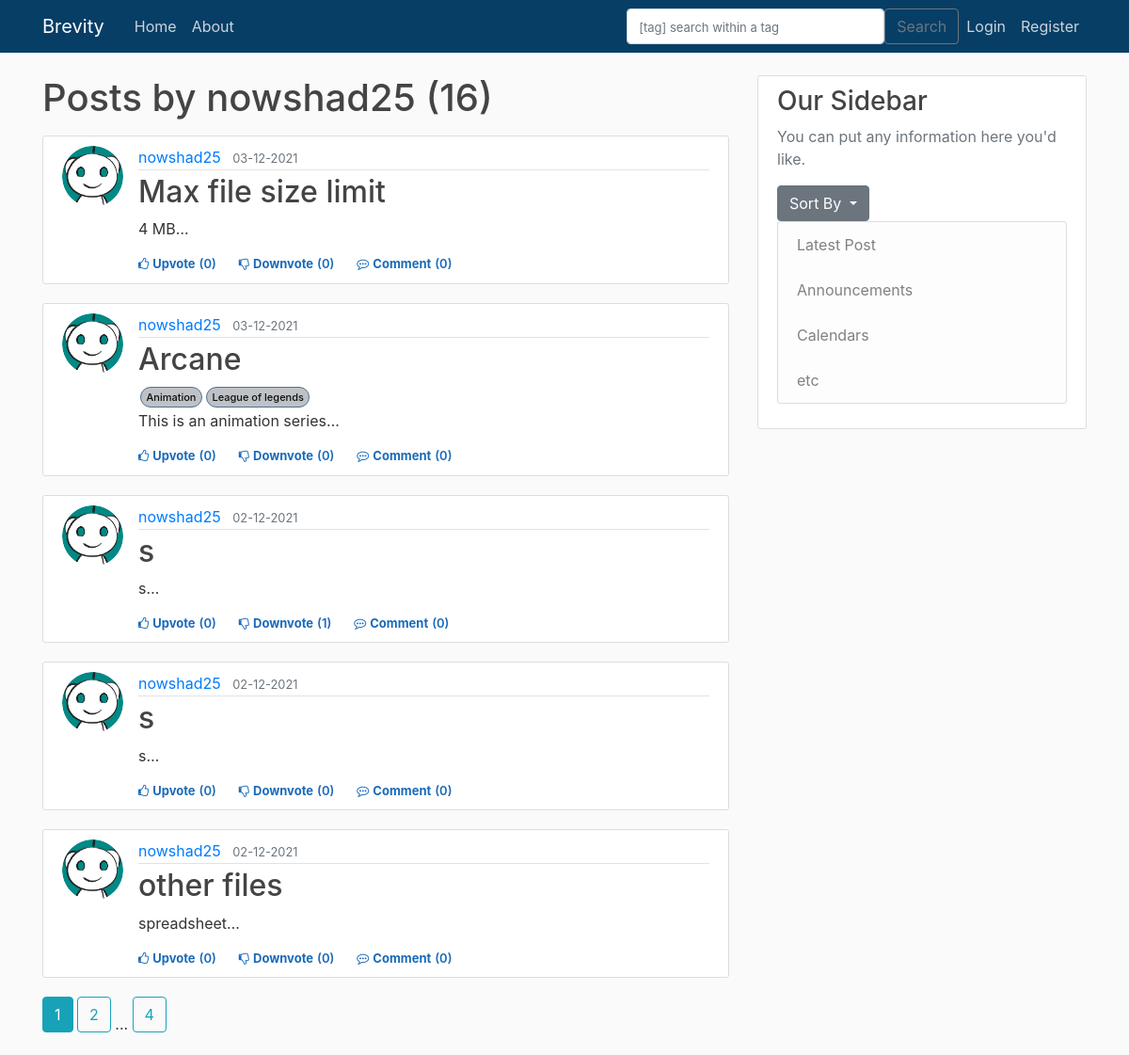
Before: /user/nowshad25 with the older database file.
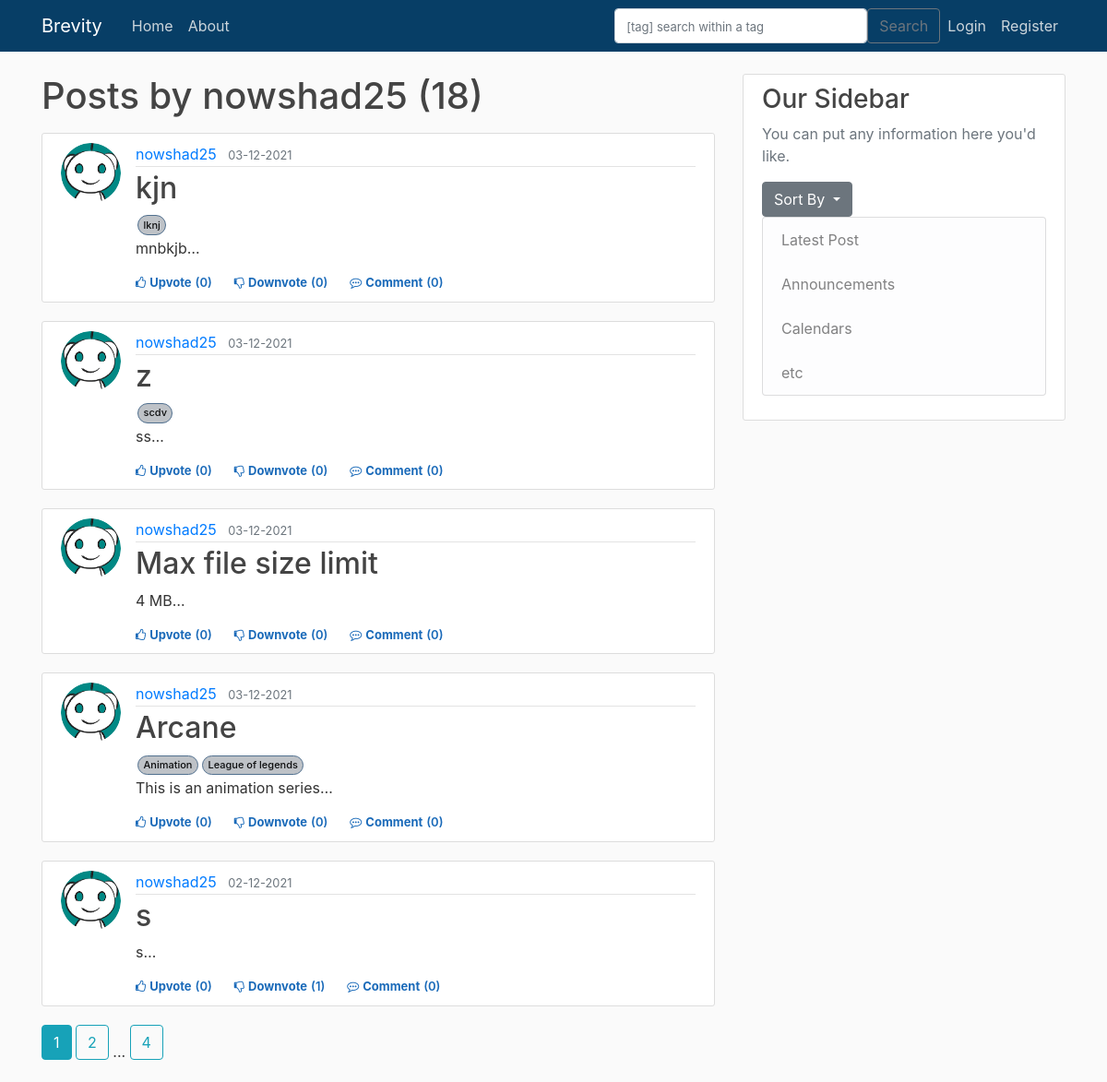
After: the same page with the newer database file.
### brevity/models.py (models this page shows, shortened)
class Post(db.Model):
    id = db.Column(db.Integer, primary_key=True)
    title = db.Column(db.String(100), nullable=False)
    date_posted = db.Column(db.DateTime, nullable=False, default=datetime.utcnow)
    content = db.Column(db.Text, nullable=False)
    user_id = db.Column(db.Integer, db.ForeignKey('user.id'), nullable=False)
    tags = db.relationship('Tag', backref='post', cascade="all, delete", lazy='dynamic')
    upvotes = db.relationship('Upvote', backref='post', lazy='dynamic')
    downvotes = db.relationship('Downvote', backref='post', lazy='dynamic')
    comments = db.relationship('Comment', backref='post', lazy='dynamic')
    resources = db.relationship('ResourceFile', backref='post', lazy='dynamic')

class User(db.Model, UserMixin):
    id = db.Column(db.Integer, primary_key=True)
    username = db.Column(db.String(20), unique=True, nullable=False)
    email = db.Column(db.String(120), unique=True, nullable=False)
    image_file = db.Column(db.String(20), nullable=False, default='default.jpg')
    password = db.Column(db.String(60), nullable=False)
    posts = db.relationship('Post', backref='author', lazy=True)                    #By default SQLAlchemy guess the relationship to be one to many as posts returns a list of post.
    upvoted = db.relationship('Upvote', foreign_keys='Upvote.user_id', backref='user', lazy='dynamic')
    downvoted = db.relationship('Downvote', foreign_keys='Downvote.user_id', backref='user', lazy='dynamic')
    commented = db.relationship('Comment', backref='author', lazy=True)

class Tag(db.Model):
    tag = db.Column(db.String(50), nullable=False, unique=True, primary_key=True)
    post_id = db.Column(db.Integer, db.ForeignKey('post.id'), primary_key=True)

### brevity/users/routes.py (the view)
@users.route("/user/<string:username>")
def user_posts(username):
    form=SearchForm()
    page = request.args.get('page', 1, type=int)
    user = User.query.filter_by(username=username).first_or_404()
    posts = (Post.query.filter_by(author = user)
        .order_by(Post.date_posted.desc())
        .paginate(page = page, per_page = 5)
        )
    return render_template('user_posts.html', posts=posts, form=form, user=user)

### brevity/main/forms.py
class SearchForm(FlaskForm):
    searched = TextAreaField('Searched', validators=[DataRequired()])
    submit = SubmitField('Submit')

### brevity/templates/user_posts.html
{% extends "layout.html" %}
{% block content %}
    <h1 class="mb-3">Posts by {{ user.username }} ({{ posts.total }})</h1>
    {% for post in posts.items %}
        <article class="media content-section">
            <img class="rounded-circle article-img" src="{{ url_for('static', filename = 'profile_pics/' + post.author.image_file)}}">
            <div class="media-body">
                <div class="article-metadata">
                    <a class="mr-2" href="{{ url_for('users.user_posts', username=post.author.username) }}">{{ post.author.username }}</a>
                    <small class="text-muted">{{ post.date_posted.strftime('%d-%m-%Y') }}</small>
                </div>
                <h2><a class="article-title" href="{{ url_for('posts.post', post_id=post.id) }}">{{ post.title }}</a></h2>
                <div class="d-flex ps-relative">
                  {% for tag in post.tags %}
                          <a href="{{ url_for('main.search',form_val=tag.tag, type=1) }}" class="post-tag" >{{tag.tag}}</a>
                  {% endfor %}
                </div>
                <p class="article-content">{{ post.content[:200] }}<span>&#8230;</span></p>
                <div>
                  {% if current_user.is_authenticated %}
                      <div class="d-flex flex-row fs-12" id="vote{{post.id}}">
                          {% if not current_user.has_upvoted_post(post) %}
                              <div class="like cursor votestyle vote" post_id="{{post.id}}" action="upvote"><i class="fa fa-thumbs-o-up"></i><span class="ml-1">Upvote</span></div>
                              <div class="like vote_count" ><span class="ml-1 mr-4">({{post.upvotes.count()}})</span></div>
                          {% else %}
                              <div class="like cursor upvotedstyle vote" post_id="{{post.id}}" action="upvote"><i class="fa fa-thumbs-o-up"></i><span class="ml-1">Upvoted</span></div>
                              <div class="like upvoted_count" ><span class="ml-1 mr-4">({{post.upvotes.count()}})</span></div>
                          {% endif %}
                          {% if not current_user.has_downvoted_post(post) %}
                              <div class="like downvotecursor votestyle vote" post_id="{{post.id}}" action="downvote"><i class="fa fa-thumbs-o-down"></i><span class="ml-1">Downvote</span></div>
                              <div class="like vote_count"><span class="ml-1 mr-4">({{post.downvotes.count()}})</span></div>
                          {% else %}
                              <div class="like downvotecursor downvotedstyle vote" post_id="{{post.id}}" action="downvote"><i class="fa fa-thumbs-o-down"></i><span class="ml-1">Downvoted</span></div>
                              <div class="like downvoted_count"><span class="ml-1 mr-4">({{post.downvotes.count()}})</span></div>
                          {% endif %}
                          <div class="like cursor comment"><i class="fa fa-commenting-o"></i><span class="ml-1"><a class="mr-1 like cursor comment" href="{{ url_for('posts.post', post_id=post.id) }}">Comment</a></span></div>
                          <div class="like comment_count"><span class="ml-0">({{post.comments.count()}})</span></div>
                      </div>
                  {% else %}
                      <div class="d-flex flex-row fs-12">
                          <div class="like cursor unauthorised_upvote"><i class="fa fa-thumbs-o-up"></i><span class="ml-1"><a class="like cursor unauthorised_upvote" href="{{ url_for('posts.vote_action', post_id=post.id, action='unauthorized_upvote')}}">Upvote</a></span></div>
                          <div class="like vote_count" ><span class="ml-1 mr-4">({{post.upvotes.count()}})</span></div>
                          <div class="like downvotecursor unauthorised_downvote"><i class="fa fa-thumbs-o-down"></i><span class="ml-1"><a class="like downvotecursor unauthorised_downvote" href="{{ url_for('posts.vote_action', post_id=post.id, action='unauthorized_downvote')}}">Downvote</a></span></div>
                          <div class="like vote_count"><span class="ml-1 mr-4">({{post.downvotes.count()}})</span></div>
                          <div class="like cursor comment"><i class="fa fa-commenting-o"></i><span class="ml-1"><a class="mr-1 like cursor comment" href="{{ url_for('posts.post', post_id=post.id) }}">Comment</a></span></div>
                          <div class="like comment_count"><span class="ml-0">({{post.comments.count()}})</span></div>
                      </div>
                  {% endif %}
                </div>
            </div>
        </article>
    {% endfor %}
    {% for page_num in posts.iter_pages(left_edge=1, right_edge=1, left_current=1, right_current=2) %}
      {% if page_num %}
        {% if posts.page == page_num %}
          <a class="btn btn-info mb-4" href="{{ url_for('users.user_posts', username=user.username, page=page_num) }}">{{ page_num }}</a>
        {% else %}
          <a class="btn btn-outline-info mb-4" href="{{ url_for('users.user_posts', username=user.username, page=page_num) }}">{{ page_num }}</a>
        {% endif %}
      {% else %}
        ...
      {% endif %}
    {% endfor %}
{% endblock content %}

Changed rows visible on the page:
no longer on this page (row unchanged): Post: image_file (placeholder picture), author.username "nowshad25", date_posted "02-12-2021", title "s", content "s", upvotes.count "0", downvotes.count "0", comments.count "0"
no longer on this page (row unchanged): Post: image_file (placeholder picture), author.username "nowshad25", date_posted "02-12-2021", title "other files", content "spreadsheet", upvotes.count "0", downvotes.count "0", comments.count "0"
added Post: image_file (placeholder picture), author.username "nowshad25", date_posted "03-12-2021", title "kjn", content "mnbkjb", upvotes.count "0", downvotes.count "0", comments.count "0"
added Tag: tag "lknj", shown under "nowshad25"
added Post: image_file (placeholder picture), author.username "nowshad25", date_posted "03-12-2021", title "z", content "ss", upvotes.count "0", downvotes.count "0", comments.count "0"
added Tag: tag "scdv", shown under "nowshad25"
Other visible differences:
{{ posts.total }}: "16" → "18"
